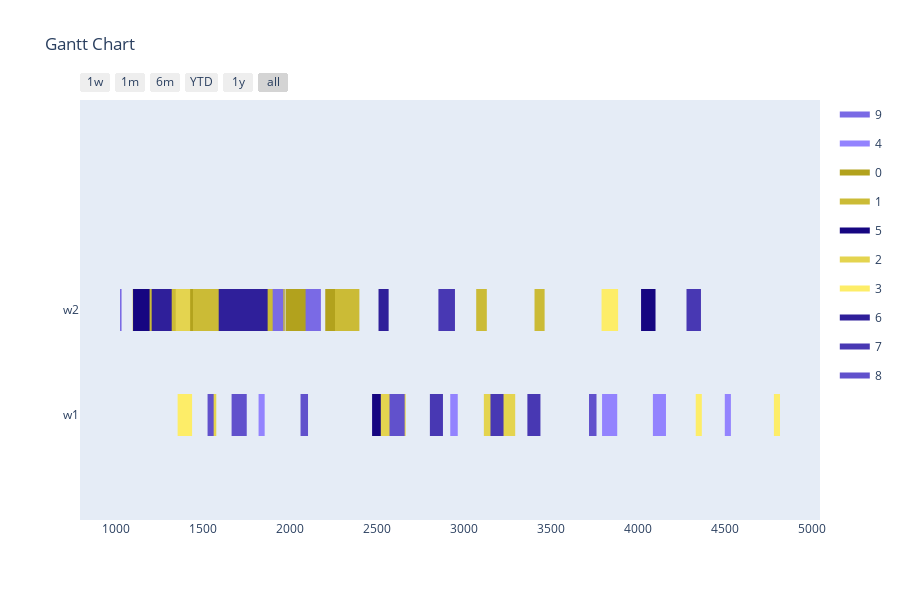

Write notebook code for a chart like this one.
### Markdown cell above
Config 1 - Test with One Point Crossover

### Code cell
optimizer = BaseGA(env)
optimizer.set_minimize()
# optional (in this case, all options given are the default option, if the configuration step is skipped)
optimizer.configure('tardiness', 'onepointcrossover', 'roulettewheel', 'randomize')
# choose an input generator (optional) -> decides how the data gets converted into the optimizer format
# optimizer.set_input_generator('SameLengthAlternativesGenerator')
# all parameters after offspring_amount are optional (in this case -> verbose=True)
result, best_fitness_history, average_fitness_history, best_generation_history, feasible_gen = optimizer.optimize(orders, max_generations, earliest_time_slot, last_time_slot, population_size, offspring_amount, verbose=True)
workstation_assignments = reformat_result(result, orders, env)
visualize(workstation_assignments, best_fitness_history, average_fitness_history, best_generation_history, feasible_gen)

### Figure 1 — Plotly figure (JSON) as saved in the notebook; plotly's stock layout.template omitted (floating-point values rounded to 4 significant figures)
{"data": [{"fill": "toself", "fillcolor": "rgb(122, 106, 229)", "hoverinfo": "name", "legendgroup": "rgb(122, 106, 229)", "mode": "none", "name": "9", "type": "scatter", "x": [446, 507, 507, 446, 446, 975, 1033, 1033, 975, 975, 2038, 2178, 2178, 2038, 2038, 736, 871, 871, 736, 736, 1374, 1417, 1417, 1374, 1374, 417, 478, 478, 417, 417, 1024, 1139, 1139, 1024], "y": [0.8, 0.8, 1.2, 1.2, null, 0.8, 0.8, 1.2, 1.2, null, 0.8, 0.8, 1.2, 1.2, null, 0.8, 0.8, 1.2, 1.2, null, 0.8, 0.8, 1.2, 1.2, null, 0.8, 0.8, 1.2, 1.2, null, 0.8, 0.8, 1.2, 1.2]}, {"fill": "toself", "fillcolor": "rgb(147, 131, 254)", "hoverinfo": "name", "legendgroup": "rgb(147, 131, 254)", "mode": "none", "name": "4", "type": "scatter", "x": [2921, 2964, 2964, 2921, 2921, 3793, 3880, 3880, 3793, 3793, 1820, 1855, 1855, 1820, 1820, 533, 576, 576, 533, 533, 4085, 4160, 4160, 4085, 4085, 4498, 4533, 4533, 4498], "y": [-0.2, -0.2, 0.2, 0.2, null, -0.2, -0.2, 0.2, 0.2, null, -0.2, -0.2, 0.2, 0.2, null, -0.2, -0.2, 0.2, 0.2, null, -0.2, -0.2, 0.2, 0.2, null, -0.2, -0.2, 0.2, 0.2]}, {"fill": "toself", "fillcolor": "rgb(178, 162, 29)", "hoverinfo": "name", "legendgroup": "rgb(178, 162, 29)", "mode": "none", "name": "0", "type": "scatter", "x": [1261, 1322, 1322, 1261, 1261, 302, 345, 345, 302, 302, 1319, 1459, 1459, 1319, 1319, 1975, 2090, 2090, 1975, 1975, 1720, 1860, 1860, 1720, 1720, 477, 612, 612, 477, 477, 2203, 2261, 2261, 2203], "y": [0.8, 0.8, 1.2, 1.2, null, 0.8, 0.8, 1.2, 1.2, null, 0.8, 0.8, 1.2, 1.2, null, 0.8, 0.8, 1.2, 1.2, null, 0.8, 0.8, 1.2, 1.2, null, 0.8, 0.8, 1.2, 1.2, null, 0.8, 0.8, 1.2, 1.2]}, {"fill": "toself", "fillcolor": "rgb(203, 187, 54)", "hoverinfo": "name", "legendgroup": "rgb(203, 187, 54)", "mode": "none", "name": "1", "type": "scatter", "x": [1382, 1443, 1443, 1382, 1382, 660, 785, 785, 660, 660, 962, 1097, 1097, 962, 962, 1901, 1962, 1962, 1901, 1901, 2259, 2399, 2399, 2259, 2259, 3405, 3463, 3463, 3405, 3405, 3070, 3131, 3131, 3070], "y": [0.8, 0.8, 1.2, 1.2, null, 0.8, 0.8, 1.2, 1.2, null, 0.8, 0.8, 1.2, 1.2, null, 0.8, 0.8, 1.2, 1.2, null, 0.8, 0.8, 1.2, 1.2, null, 0.8, 0.8, 1.2, 1.2, null, 0.8, 0.8, 1.2, 1.2]}, {"fill": "toself", "fillcolor": "rgb(22, 6, 129)", "hoverinfo": "name", "legendgroup": "rgb(22, 6, 129)", "mode": "none", "name": "5", "type": "scatter", "x": [4017, 4100, 4100, 4017, 4017, 226, 309, 309, 226, 226, 1099, 1194, 1194, 1099, 1099, 628, 723, 723, 628, 628, 2472, 2547, 2547, 2472, 2472, 771, 846, 846, 771], "y": [0.8, 0.8, 1.2, 1.2, null, 0.8, 0.8, 1.2, 1.2, null, 0.8, 0.8, 1.2, 1.2, null, 0.8, 0.8, 1.2, 1.2, null, -0.2, -0.2, 0.2, 0.2, null, -0.2, -0.2, 0.2, 0.2]}, {"fill": "toself", "fillcolor": "rgb(228, 212, 79)", "hoverinfo": "name", "legendgroup": "rgb(228, 212, 79)", "mode": "none", "name": "2", "type": "scatter", "x": [1344, 1427, 1427, 1344, 1344, 3219, 3294, 3294, 3219, 3219, 2522, 2597, 2597, 2522, 2522, 3114, 3189, 3189, 3114, 3114, 1534, 1577, 1577, 1534, 1534, 2622, 2665, 2665, 2622], "y": [0.8, 0.8, 1.2, 1.2, null, -0.2, -0.2, 0.2, 0.2, null, -0.2, -0.2, 0.2, 0.2, null, -0.2, -0.2, 0.2, 0.2, null, -0.2, -0.2, 0.2, 0.2, null, -0.2, -0.2, 0.2, 0.2]}, {"fill": "toself", "fillcolor": "rgb(253, 237, 104)", "hoverinfo": "name", "legendgroup": "rgb(253, 237, 104)", "mode": "none", "name": "3", "type": "scatter", "x": [3790, 3885, 3885, 3790, 3790, 501, 584, 584, 501, 501, 4780, 4815, 4815, 4780, 4780, 1363, 1438, 1438, 1363, 1363, 4331, 4366, 4366, 4331, 4331, 1355, 1430, 1430, 1355], "y": [0.8, 0.8, 1.2, 1.2, null, 0.8, 0.8, 1.2, 1.2, null, -0.2, -0.2, 0.2, 0.2, null, -0.2, -0.2, 0.2, 0.2, null, -0.2, -0.2, 0.2, 0.2, null, -0.2, -0.2, 0.2, 0.2]}, {"fill": "toself", "fillcolor": "rgb(47, 31, 154)", "hoverinfo": "name", "legendgroup": "rgb(47, 31, 154)", "mode": "none", "name": "6", "type": "scatter", "x": [1206, 1321, 1321, 1206, 1206, 917, 978, 978, 917, 917, 1591, 1652, 1652, 1591, 1591, 1757, 1872, 1872, 1757, 1757, 1642, 1782, 1782, 1642, 1642, 2509, 2567, 2567, 2509, 2509, 1659, 1702, 1702, 1659], "y": [0.8, 0.8, 1.2, 1.2, null, 0.8, 0.8, 1.2, 1.2, null, 0.8, 0.8, 1.2, 1.2, null, 0.8, 0.8, 1.2, 1.2, null, 0.8, 0.8, 1.2, 1.2, null, 0.8, 0.8, 1.2, 1.2, null, 0.8, 0.8, 1.2, 1.2]}, {"fill": "toself", "fillcolor": "rgb(72, 56, 179)", "hoverinfo": "name", "legendgroup": "rgb(72, 56, 179)", "mode": "none", "name": "7", "type": "scatter", "x": [2853, 2948, 2948, 2853, 2853, 4278, 4361, 4361, 4278, 4278, 391, 426, 426, 391, 391, 3152, 3227, 3227, 3152, 3152, 2804, 2879, 2879, 2804, 2804, 3364, 3439, 3439, 3364], "y": [0.8, 0.8, 1.2, 1.2, null, 0.8, 0.8, 1.2, 1.2, null, -0.2, -0.2, 0.2, 0.2, null, -0.2, -0.2, 0.2, 0.2, null, -0.2, -0.2, 0.2, 0.2, null, -0.2, -0.2, 0.2, 0.2]}, {"fill": "toself", "fillcolor": "rgb(97, 81, 204)", "hoverinfo": "name", "legendgroup": "rgb(97, 81, 204)", "mode": "none", "name": "8", "type": "scatter", "x": [852, 935, 935, 852, 852, 2572, 2659, 2659, 2572, 2572, 1665, 1752, 1752, 1665, 1665, 3718, 3761, 3761, 3718, 3718, 1527, 1562, 1562, 1527, 1527, 2061, 2104, 2104, 2061], "y": [0.8, 0.8, 1.2, 1.2, null, -0.2, -0.2, 0.2, 0.2, null, -0.2, -0.2, 0.2, 0.2, null, -0.2, -0.2, 0.2, 0.2, null, -0.2, -0.2, 0.2, 0.2, null, -0.2, -0.2, 0.2, 0.2]}, {"legendgroup": "rgb(122, 106, 229)", "marker": {"color": "rgb(122, 106, 229)", "opacity": 0, "size": 1}, "mode": "markers", "name": "", "showlegend": false, "text": [null, null, null, null, null, null, null, null, null, null, null, null, null, null], "type": "scatter", "x": [446, 507, 975, 1033, 2038, 2178, 736, 871, 1374, 1417, 417, 478, 1024, 1139], "y": [1, 1, 1, 1, 1, 1, 1, 1, 1, 1, 1, 1, 1, 1]}, {"legendgroup": "rgb(147, 131, 254)", "marker": {"color": "rgb(147, 131, 254)", "opacity": 0, "size": 1}, "mode": "markers", "name": "", "showlegend": false, "text": [null, null, null, null, null, null, null, null, null, null, null, null], "type": "scatter", "x": [2921, 2964, 3793, 3880, 1820, 1855, 533, 576, 4085, 4160, 4498, 4533], "y": [0, 0, 0, 0, 0, 0, 0, 0, 0, 0, 0, 0]}, {"legendgroup": "rgb(178, 162, 29)", "marker": {"color": "rgb(178, 162, 29)", "opacity": 0, "size": 1}, "mode": "markers", "name": "", "showlegend": false, "text": [null, null, null, null, null, null, null, null, null, null, null, null, null, null], "type": "scatter", "x": [1261, 1322, 302, 345, 1319, 1459, 1975, 2090, 1720, 1860, 477, 612, 2203, 2261], "y": [1, 1, 1, 1, 1, 1, 1, 1, 1, 1, 1, 1, 1, 1]}, {"legendgroup": "rgb(203, 187, 54)", "marker": {"color": "rgb(203, 187, 54)", "opacity": 0, "size": 1}, "mode": "markers", "name": "", "showlegend": false, "text": [null, null, null, null, null, null, null, null, null, null, null, null, null, null], "type": "scatter", "x": [1382, 1443, 660, 785, 962, 1097, 1901, 1962, 2259, 2399, 3405, 3463, 3070, 3131], "y": [1, 1, 1, 1, 1, 1, 1, 1, 1, 1, 1, 1, 1, 1]}, {"legendgroup": "rgb(22, 6, 129)", "marker": {"color": "rgb(22, 6, 129)", "opacity": 0, "size": 1}, "mode": "markers", "name": "", "showlegend": false, "text": [null, null, null, null, null, null, null, null, null, null, null, null], "type": "scatter", "x": [4017, 4100, 226, 309, 1099, 1194, 628, 723, 2472, 2547, 771, 846], "y": [1, 1, 1, 1, 1, 1, 1, 1, 0, 0, 0, 0]}, {"legendgroup": "rgb(228, 212, 79)", "marker": {"color": "rgb(228, 212, 79)", "opacity": 0, "size": 1}, "mode": "markers", "name": "", "showlegend": false, "text": [null, null, null, null, null, null, null, null, null, null, null, null], "type": "scatter", "x": [1344, 1427, 3219, 3294, 2522, 2597, 3114, 3189, 1534, 1577, 2622, 2665], "y": [1, 1, 0, 0, 0, 0, 0, 0, 0, 0, 0, 0]}, {"legendgroup": "rgb(253, 237, 104)", "marker": {"color": "rgb(253, 237, 104)", "opacity": 0, "size": 1}, "mode": "markers", "name": "", "showlegend": false, "text": [null, null, null, null, null, null, null, null, null, null, null, null], "type": "scatter", "x": [3790, 3885, 501, 584, 4780, 4815, 1363, 1438, 4331, 4366, 1355, 1430], "y": [1, 1, 1, 1, 0, 0, 0, 0, 0, 0, 0, 0]}, {"legendgroup": "rgb(47, 31, 154)", "marker": {"color": "rgb(47, 31, 154)", "opacity": 0, "size": 1}, "mode": "markers", "name": "", "showlegend": false, "text": [null, null, null, null, null, null, null, null, null, null, null, null, null, null], "type": "scatter", "x": [1206, 1321, 917, 978, 1591, 1652, 1757, 1872, 1642, 1782, 2509, 2567, 1659, 1702], "y": [1, 1, 1, 1, 1, 1, 1, 1, 1, 1, 1, 1, 1, 1]}, {"legendgroup": "rgb(72, 56, 179)", "marker": {"color": "rgb(72, 56, 179)", "opacity": 0, "size": 1}, "mode": "markers", "name": "", "showlegend": false, "text": [null, null, null, null, null, null, null, null, null, null, null, null], "type": "scatter", "x": [2853, 2948, 4278, 4361, 391, 426, 3152, 3227, 2804, 2879, 3364, 3439], "y": [1, 1, 1, 1, 0, 0, 0, 0, 0, 0, 0, 0]}, {"legendgroup": "rgb(97, 81, 204)", "marker": {"color": "rgb(97, 81, 204)", "opacity": 0, "size": 1}, "mode": "markers", "name": "", "showlegend": false, "text": [null, null, null, null, null, null, null, null, null, null, null, null], "type": "scatter", "x": [852, 935, 2572, 2659, 1665, 1752, 3718, 3761, 1527, 1562, 2061, 2104], "y": [1, 1, 0, 0, 0, 0, 0, 0, 0, 0, 0, 0]}], "layout": {"height": 600, "hovermode": "closest", "showlegend": true, "title": {"text": "Gantt Chart"}, "xaxis": {"rangeselector": {"buttons": [{"count": 7, "label": "1w", "step": "day", "stepmode": "backward"}, {"count": 1, "label": "1m", "step": "month", "stepmode": "backward"}, {"count": 6, "label": "6m", "step": "month", "stepmode": "backward"}, {"count": 1, "label": "YTD", "step": "year", "stepmode": "todate"}, {"count": 1, "label": "1y", "step": "year", "stepmode": "backward"}, {"step": "all"}]}, "showgrid": false, "type": "date", "zeroline": false}, "yaxis": {"autorange": false, "range": [-1, 3], "showgrid": false, "ticktext": ["w1", "w2"], "tickvals": [0, 1], "zeroline": false}}}
